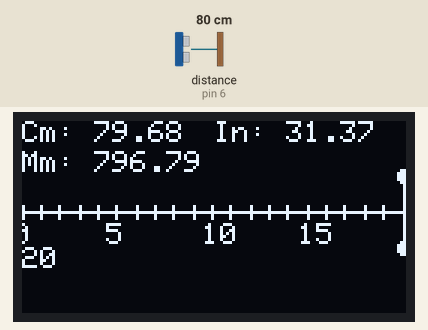
Simulated run of this sketch. Board: Arduino Uno, built with avr-gcc and run on an emulated ATmega328P. Parts: 128×64 one-colour display. Wiring (inferred from the names in the program): ultrasonic range finder: trigger pin 7; echo pin 6. Inputs (shaded band) come from the test bench; at power-on: distance to the obstacle (sensor on pin 6) 80 cm. The echo pulse lasts 58.3 µs per cm.

Above: at 1.2 s.
1.3 s: distance to the obstacle (sensor on pin 6) set to 2 cm
At 1.76 s:
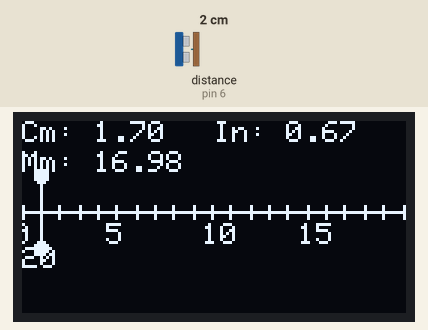
4.3 s: distance to the obstacle (sensor on pin 6) set to 9 cm
At 5.4 s:
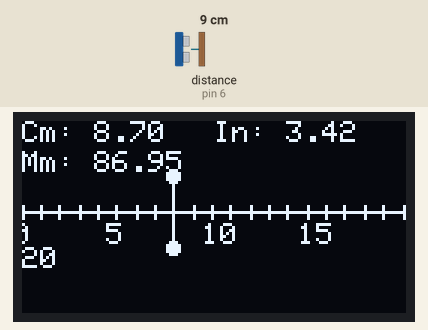
5.8 s: distance to the obstacle (sensor on pin 6) set to 4 cm
At 6.1 s:
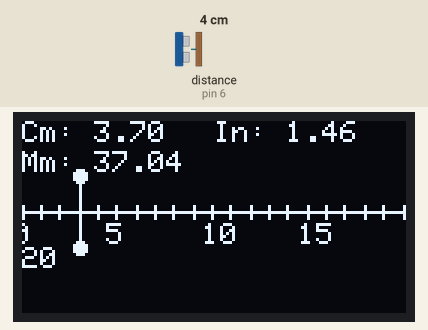
Timing chart, 0 to 8.8 s (numbered marks = the images above; inputs shaded):
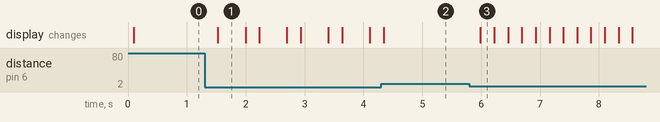

The sketch:

Ultrasonic_Sensor_Measuring_Tape.ino
```cpp
// Include OLED display library
#include <Adafruit_GFX.h>
#include <Adafruit_SSD1306.h>

// OLED display dimensions and I2C address
#define SCREEN_WIDTH 128
#define SCREEN_HEIGHT 64
#define OLED_ADDR 0x3C

// Sensor pins
const int trigPin = 7;
const int echoPin = 6;

// Variables for measurement
long duration;
float distanceCm;
float distanceInch;
float distanceMm;

// OLED display object (no reset pin used)
Adafruit_SSD1306 display(SCREEN_WIDTH, SCREEN_HEIGHT, &Wire, -1);

void setup() {
  // Initialize OLED display
  display.begin(SSD1306_SWITCHCAPVCC, OLED_ADDR);
  display.clearDisplay();
  display.setTextColor(SSD1306_WHITE);
  display.setTextSize(1);
  display.display();

  // Set sensor pins as output/input
  pinMode(trigPin, OUTPUT);
  pinMode(echoPin, INPUT);
}

void loop() {
  // Trigger the ultrasonic sensor
  digitalWrite(trigPin, LOW);
  delayMicroseconds(2);
  digitalWrite(trigPin, HIGH);
  delayMicroseconds(10);
  digitalWrite(trigPin, LOW);

  // Measure the duration of the echo pulse
  duration = pulseIn(echoPin, HIGH);

  // Calculate distance in centimeters
  distanceCm = duration * 0.0343 / 2;
  distanceInch = distanceCm * 0.393701;
  distanceMm = distanceCm * 10.0;

  // --- Visual Ruler Display ---
  display.clearDisplay();

  // Display numerical values
  display.setTextSize(1);
  display.setCursor(0, 0);
  display.print("Cm: ");
  display.print(distanceCm);

  display.setCursor(64, 0);
  display.print("In: ");
  display.print(distanceInch);

  display.setCursor(0, 10);
  display.print("Mm: ");
  display.print(distanceMm);

  // Draw the ruler line (moved down to accommodate text)
  display.drawLine(0, 30, SCREEN_WIDTH - 1, 30, SSD1306_WHITE);

  // Mark centimeter intervals (adjust range if needed)
  for (int i = 0; i <= 20; i++) {
    int x = map(i, 0, 20, 0, SCREEN_WIDTH - 1);
    display.drawLine(x, 28, x, 32, SSD1306_WHITE);
    if (i % 5 == 0) {
      display.setTextSize(1);
      display.setCursor(x - 3, 34);
      display.print(i);
    }
  }

  // Indicate the measured distance on the ruler
  int indicatorX = map(distanceCm, 0, 20, 0, SCREEN_WIDTH - 1);
  indicatorX = constrain(indicatorX, 0, SCREEN_WIDTH - 1);
  display.drawLine(indicatorX, 18, indicatorX, 42, SSD1306_WHITE);
  display.fillCircle(indicatorX, 18, 2, SSD1306_WHITE);
  display.fillCircle(indicatorX, 42, 2, SSD1306_WHITE);

  display.display();

  delay(200);
}
```

Measured:
- after the input at 1.3 s, the display: changes after 0.23 s (image 1)
- after the input at 4.3 s, the display: changes at once (image 2)
- after the input at 5.8 s, the display: changes after 0.19 s (image 3)
- what the display in image 1 shows lasts 0.5 s, from 1.5 s to 2.0 s
